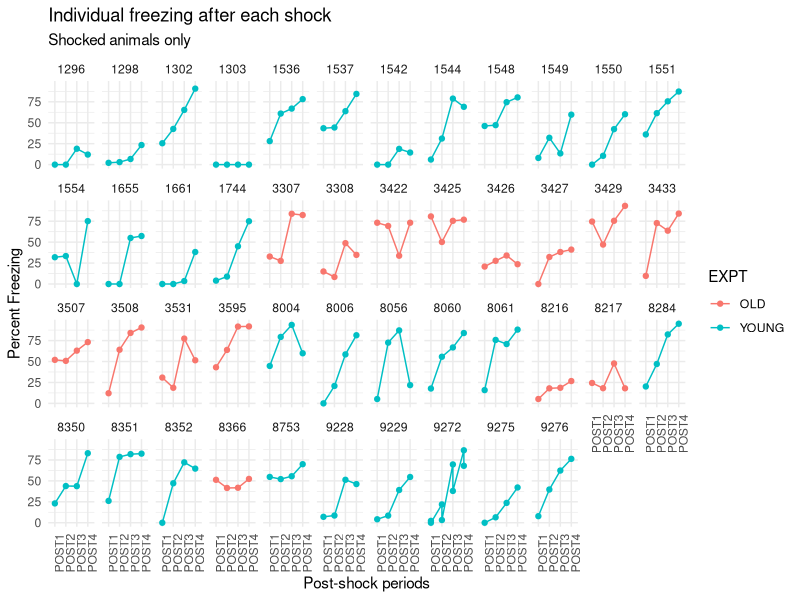
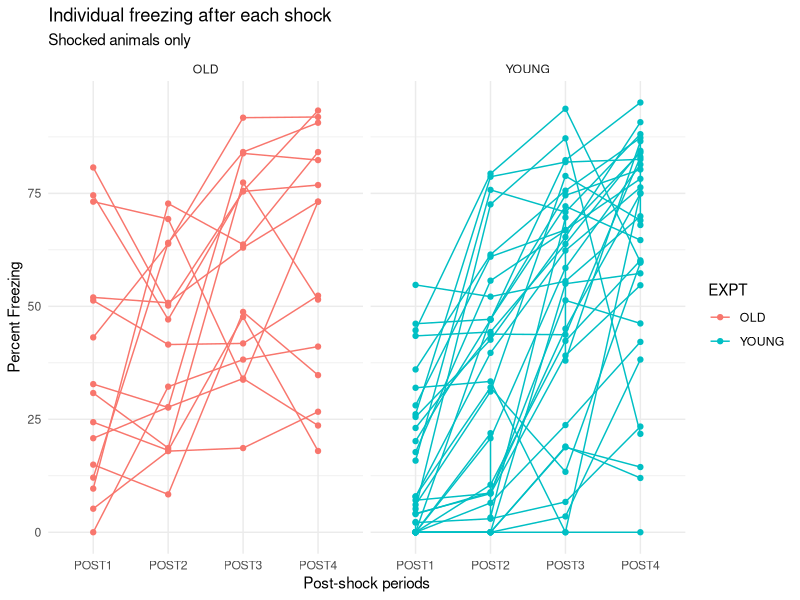
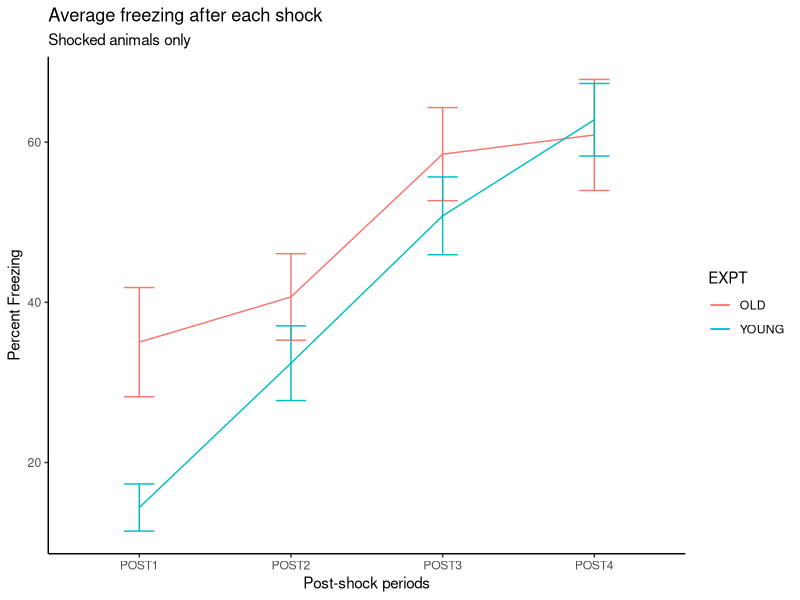

The R script that drew these images, in order: (Note: this script raises an error after producing the figures.)
## ---- chunk 1

library(reshape2)
library(ggplot2)
library(dplyr)
library(tidyr)
library(broom)

fc_data = read.csv("AGE10-16 FC.csv", header=T) # source

fc_data0 = fc_data # back up
fc_data$ID = fc_data$Animal # rename to merge

animal_details = read.csv("animal_details4.csv")
fc_data = merge(fc_data, animal_details, by="ID") # merge

# cast components wide
fc_data2 = dcast(fc_data, ID + Group + Box ~ Component.Name, value.var = "Pct.Component.Time.Freezing")
fc_data2 = merge(fc_data2, animal_details, by="ID")

attach(fc_data)
attach(fc_data2)


## ---- chunk 2

shock_only = fc_data %>%
  filter(Component.Name == 'POST1' |
         Component.Name == 'POST2' |
         Component.Name == 'POST3' |
         Component.Name == 'POST4') %>%
  filter(VALENCE == 'SHOCK')

# individual animals after each shock
shock_only %>%
  ggplot() + aes(Component.Name, Pct.Component.Time.Freezing, color=EXPT, group=ID) +
  facet_wrap(~ID, nrow=4) + geom_point() + geom_line() + theme_minimal() +
  ggtitle("Individual freezing after each shock",
          subtitle="Shocked animals only") +
  xlab("Post-shock periods") + ylab("Percent Freezing") +
  theme(axis.text.x = element_text(angle = 90, hjust = 1))

# individual animals after each shock, in one graph
shock_only %>%
  ggplot() + aes(Component.Name, Pct.Component.Time.Freezing, color=EXPT, group=ID) +
  facet_wrap(~EXPT) + geom_point() + geom_line() + theme_minimal() +
  ggtitle("Individual freezing after each shock",
          subtitle="Shocked animals only") +
  xlab("Post-shock periods") + ylab("Percent Freezing")

# Average after each shock, by age
shock_only %>%
  group_by(EXPT, VALENCE, ID, Component.Name) %>%
  ggplot() + aes(Component.Name, Pct.Component.Time.Freezing, group=EXPT, color=EXPT) +
  stat_summary(fun.y = "mean", geom="line") +
  stat_summary(fun.data = "mean_se", geom="errorbar", aes(width=0.2)) +
  theme_classic() + 
  ggtitle("Average freezing after each shock",
          subtitle="Shocked animals only") +
  xlab("Post-shock periods") + ylab("Percent Freezing")

# Stats for average after each shock, by age
shock_only %>%
  group_by(Component.Name) %>%
  do(tidy(wilcox.test(data = ., Pct.Component.Time.Freezing ~ EXPT)))

## ---- chunk 3
avg.psp = shock_only %>%
  filter(!(Component.Name == 'POST1' | Component.Name == 'POST2')) %>%
  ddply(.,
               .(ID), 
               summarize, 
               avg = mean(Pct.Component.Time.Freezing))

# Which animals are 1SD below the mean?

avg.psp[avg.psp$avg < mean(avg.psp$avg) - 1.5*sd(avg.psp$avg),]



## ---- chunk 4
# Subset the shock only mice because that's what we're interested in


# Graph each component versus the final recall freezing
for (ctx in levels(unique(shock_only$CONTEXT))) {
  print(
    shock_only %>%
      filter(CONTEXT==ctx) %>%
      ggplot(aes(Pct.Component.Time.Freezing, FREEZE, color=EXPT)) + geom_point() + 
      facet_wrap(~Component.Name, scales="free") +
      stat_smooth(method=lm) + theme_minimal() + 
      ggtitle(paste("shock only", ctx)) +
      ylab("Freezing at final recall (4d)") +
      xlab("Freezing during training (each shock)")
  )
}

# Stats for the above, for AA vs AB
for (ctx in levels(unique(shock_only$CONTEXT))) {
  print(
    shock_only %>%
    filter(CONTEXT == ctx) %>%
      group_by(EXPT, CONTEXT, Component.Name) %>%
      do(tidy(lm(data=., formula = Pct.Component.Time.Freezing ~ FREEZE))) %>%
      filter(!term=="(Intercept)") %>%
      mutate(p.value = p.adjust(p.value, method="BH", n=8)) %>%
      mutate(sig = 
               case_when(
                 p.value < 0.0005 ~ "***",
                 p.value < 0.005 ~ "**", 
                 p.value < 0.05 ~ "*"
               ))
  )
}
## ---- chunk 5

fc_data %>%
  filter(Component.Name == "PRE") %>%
  ggplot() + aes(EXPT, Pct.Component.Time.Freezing, color=EXPT) + 
  geom_violin() + geom_point() + 
  stat_summary(fun.y="mean", geom="point") +
  stat_summary(fun.data="mean_se", geom="errorbar", width=0.2) +
  theme_minimal() +
  ggtitle("Freezing during context exploration (before initial shocks)",
          subtitle="Shocked animals only") +
  xlab("Age groups") + ylab("Percent Freezing")

# STATS
## ---- chunk 6
rc_data = read.csv("AGE10-16 RC.csv", header = T)
rc_data0 = rc_data

rc_data$ID = rc_data$Animal
rc_data = merge(rc_data, animal_details, by="ID") # merge

# cast components wide
rc_data2 = dcast(rc_data, ID + Group + Box ~ Component.Name, value.var = "Pct.Component.Time.Freezing")
rc_data2 = merge(rc_data[1:13], animal_details, by="ID")

rc_avg = ddply(rc_data2,
               .(Experiment, EXPT, GROUP, VALENCE, CONTEXT, ID), 
               summarize, 
               avg.rc = mean(Pct.Component.Time.Freezing))



## ---- chunk 7

rc_shock = rc_data %>%
  filter(VALENCE=="SHOCK")

for (ctx in levels(unique(rc_shock$CONTEXT))) {
  print(
      rc_shock %>%
        filter(CONTEXT == ctx) %>%
        ggplot() + aes(Component.Name, Pct.Component.Time.Freezing, group=ID, color=EXPT) + 
        geom_line() + geom_point() + facet_wrap(EXPT~ID, nrow=3) + theme_minimal() + 
        ggtitle(paste("Shocked animals", ctx)) +
        xlab("Minute of recall trial (10 min total)") + ylab("Percent Freezing")
  )
}



## ---- chunk 8

rc_avg %>%
  ggplot() + aes(y = avg.rc, x = CONTEXT, color=EXPT) +  geom_violin() +
  geom_point(position = position_dodge(width=1)) +
  facet_grid(EXPT~VALENCE) +
  stat_summary(fun.y = "mean", geom="point", color="black") +
  stat_summary(fun.data="mean_se", geom="errorbar", color='black', width=0.2) +
  theme_minimal() 


for (val in levels(unique(rc_avg$VALENCE))) {
  for (ctx in levels(unique(rc_avg$CONTEXT))) {
    print(
      rc_avg %>%
        filter(VALENCE == val) %>%
        filter(CONTEXT == ctx) %>%
        ggplot() + aes(x = avg.rc, fill=EXPT) + geom_density(alpha = 0.5) + 
        geom_vline(aes(xintercept=median(avg.rc)), linetype="dashed", size=1) + 
        theme_minimal() + ggtitle(paste(val, ctx, " animals, freezing score distribution")) +
        xlab("Average freezing score in 10 min recall") + xlim(0,100)
    )
  }
}

ggplot(rc_shock) + aes(Component.Name, Pct.Component.Time.Freezing, group=ID, color=EXPT) + 
  geom_line() + geom_point() + facet_wrap(EXPT~CONTEXT, ncol=2) + theme_minimal()

## ---- chunk 9

rc_data %>%
  mutate(half = ifelse(Component.Name < 6, "0-5 min", "5-10min")) %>%
  group_by(EXPT, GROUP, ID, half) %>%
  summarize(percent.freezing = mean(Pct.Component.Time.Freezing)) %>%
  # spread(half, a) %>%
  # mutate(diff = first - second) %>%
  ggplot() + aes(half, percent.freezing, group=ID, color=EXPT) + geom_line() + geom_point() + 
  facet_wrap(GROUP~EXPT, ncol=4) +
  theme_minimal()

# Determine whether the freezing went down between first and second half of the 10 minutes
# If the difference is more than 25% and goes down to less than 5%
ext.check = rc_data %>%
  mutate(half = ifelse(Component.Name < 6, "first", "second")) %>%
  group_by(EXPT, GROUP, ID, half) %>%
  summarize(percent.freezing = mean(Pct.Component.Time.Freezing)) %>%
  spread(half, percent.freezing) %>%
  mutate(was.ext = ifelse(((first - second) > 25) %% second < 5, 1, 0)) %>%
  group_by(ID) %>%
  select(c(ID, was.ext))
merge(rc_data, ext.check, by="ID")


